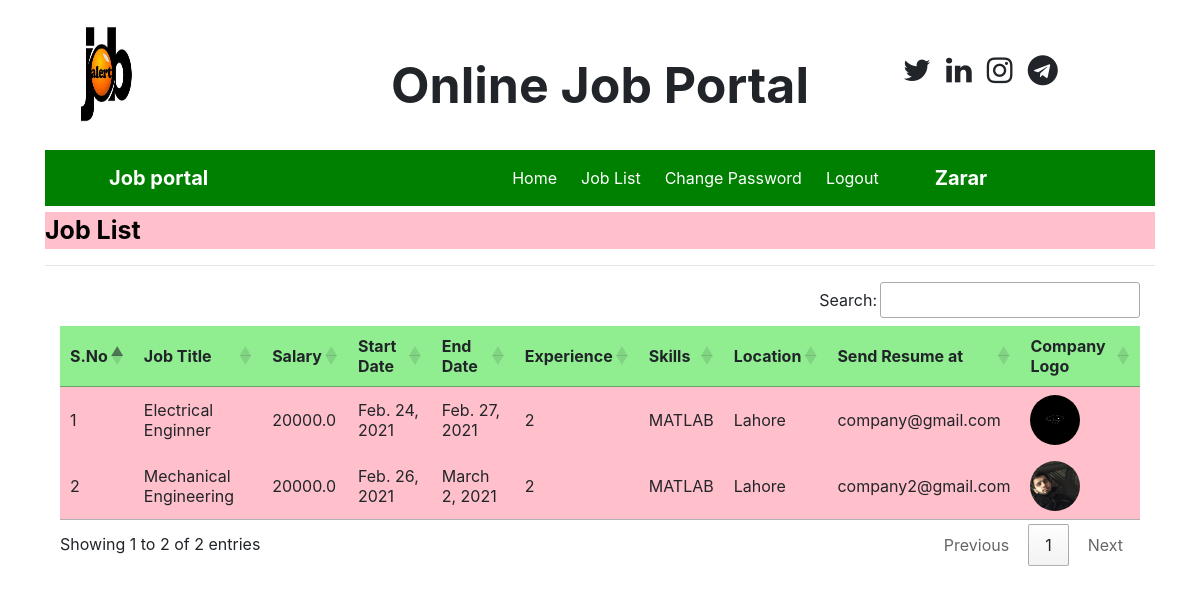
The app's page /job_listuser (signed in) with its own data.
### job/models.py (models this page shows, shortened)
class Job(models.Model):
    recruiter = models.ForeignKey(Recruiter, on_delete=models.CASCADE)
    start_date = models.DateField()
    end_date = models.DateField()
    title = models.CharField(max_length=50)
    salary = models.FloatField(max_length=10, null=True)
    image = models.FileField()
    description = models.CharField(max_length=200)
    experience = models.CharField(max_length=20)
    location = models.CharField(max_length=50)
    skills = models.CharField(max_length=100)
    creationdate = models.DateField()

### job/views.py (the view)
# urls.py: path('job_listuser', job_listuser, name="job_listuser"),
def job_listuser(request):
    if not request.user.is_authenticated:
        return redirect('user_login')
    data= Job.objects.all()
    d={'data':data}
    return render(request, 'job_listuser.html',d)

### job/templates/job_listuser.html
{% load static %}
{% block body %}
{% include 'user_navigation.html' %}
<marquee style = " font-size : 25px; color : black ; background-color : pink; font-weight : bold; margin-top:0.5% ">
    Job List
</marquee>
<hr>
<div class="container">
<table  id="example" >
    <thead>
    <tr style = "background-color : lightgreen">
        <th>S.No</th>
        <th>Job Title</th>
        <th>Salary</th>
        <th>Start Date</th>
        <th>End Date</th>
        <th>Experience</th>
        <th>Skills</th>
        <th>Location</th>
        <th>Send Resume at</th>
        <th>Company Logo</th>
    </tr>
    </thead>
    <tbody>
    {% for i in data %}
    <tr style="background : Pink">
        <td>{{forloop.counter}}</td>
        <td>{{i.title}}</td>
        <td>{{i.salary}}</td>
        <td>{{i.start_date}}</td>
        <td>{{i.end_date}}</td>
        <td>{{i.experience}}</td>
        <td>{{i.skills}}</td>
        <td>{{i.location}}</td>
        <td>{{i.description}}</td>
        <td><img src = "{{i.image.url}}" style="width:50px ; height:50px ; border-radius:50%"></td>
    </tr>
    {% endfor %}
    </tbody>
</table>
</div>
{% endblock %}

### job/templates/user_navigation.html (shortened to what this page needs)
<html>
<head>
    {% load static %}
  <link rel="stylesheet" href="https://maxcdn.bootstrapcdn.com/bootstrap/4.5.2/css/bootstrap.min.css">
  <script src="https://maxcdn.bootstrapcdn.com/bootstrap/4.5.2/js/bootstrap.min.js"></script><link rel="stylesheet" href="https://cdnjs.cloudflare.com/ajax/libs/font-awesome/4.7.0/css/font-awesome.min.css">
</head>
    <link rel="stylesheet" href="https://cdn.datatables.net/1.10.23/css/jquery.dataTables.min.css">
    <link rel="stylesheet" href="https://cdn.datatables.net/buttons/1.6.5/css/buttons.dataTables.min.css">
<body>
<div class ="container">
    <div class ="row">
        <div class="col-sm-3">
            <img src="{% static 'images/job1.jpg'%}"style="width:120px ;height:150px">
        </div>
         <div class="col-sm-6 mt-5 text-center">
             <span style =" font-weight : bold ; font-size : 50px">
                 <span style = "color : dark-grey">Online Job Portal</span><br>
             </span>
        </div>
         <div class="col-sm-3 mt-5" style = "padding-left : 10">
             <span style="font-weight:bold ; font-size : 30px">
                 <span><i class="fa fa-twitter pl-2"></i></span>
                 <span><i class="fa fa-linkedin pl-2"></i></span>
                 <span><i class="fa fa-instagram pl-2"></i></span>
                 <span><i class="fa fa-telegram pl-2"></i></span>
             </span>
        </div>
    </div>
    <nav class="navbar navbar-expand-sm" style="background-color : green">
        <a class = "navbar-brand text-white pl-5 font-weight-bold">Job portal</a>
    <ul class="navbar-nav">
        <li class="nav-item">
            <a class="nav-link" href="{% url 'user_home' %}" style="margin-left:280px">Home</a>
        </li>
        <li class="nav-item">
            <a class="nav-link" href="{% url 'job_listuser' %}" style="margin-left:8px">Job List</a>
        </li>
        <li class="nav-item">
            <a class="nav-link" href="{% url 'change_passworduser' %}" style="margin-left:8px">Change Password</a>
        </li>
        <li class="nav-item">
            <a class="nav-link" href="{% url 'Logout' %}" style="margin-left:8px">Logout</a>
        </li>
    </ul>
        <a class = "navbar-brand text-white pl-5 font-weight-bold">{{request.user.first_name}}</a>
    </nav>
</body>
</html>

### job/templates/user_navigation.html (style rules this page uses)
.nav-link { color: white }

### records on screen
Job: title "Electrical Enginner", salary "20000.0", start_date "Feb. 24, 2021", end_date "Feb. 27, 2021", experience "2", skills "MATLAB", location "Lahore", description "company@gmail.com", image (picture)
Job: title "Mechanical Engineering", salary "20000.0", start_date "Feb. 26, 2021", end_date "March 2, 2021", experience "2", skills "MATLAB", location "Lahore", description "company2@gmail.com", image (picture)

### other values on screen
{{ request.user.first_name }} "Zarar"
